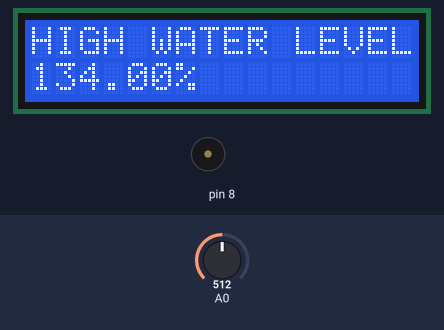
Recording of a sketch running on a simulated Arduino Uno, built with avr-gcc and run on an emulated ATmega328P. Parts: 16×2 character LCD, buzzer (waves = sounding). The test bench sets the inputs (shaded band); at power-on: A0 = 512. What the sketch prints to the serial monitor is not drawn.

Above: at 1.2 s.
1.3 s: A0 set to 236
At 3.3 s:
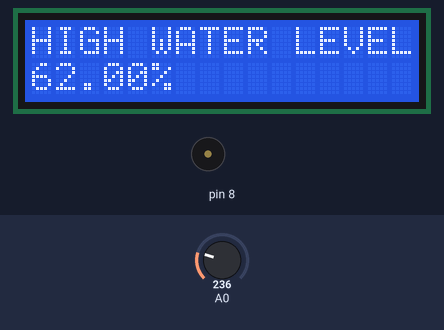
3.6 s: A0 set to 207
At 5.9 s:
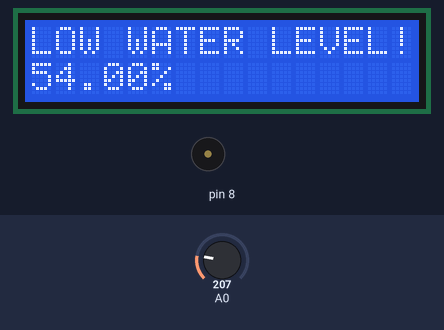
7.7 s: A0 set to 230
At 9.4 s:
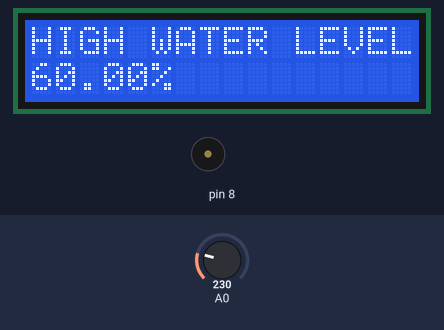
Timing chart, 0 to 10.9 s (numbered marks = the images above; inputs shaded):
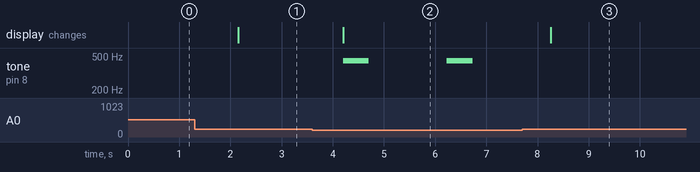

The sketch:

water_level.ino
```cpp
#include<LiquidCrystal_I2C.h>
LiquidCrystal_I2C lcd(0x27,16,2);

void setup() {
  Serial.begin(9600);
  pinMode(8,OUTPUT);
  digitalWrite(8,LOW);
   lcd.begin();
   lcd.backlight();
}

void loop() {
  unsigned int value=analogRead(A0);
  double percentage=(value*100)/380;
  Serial.println(value);
  lcd.clear();
  if(value<220){
    lcd.print("LOW WATER LEVEL!");
    lcd.setCursor(0, 1);
    lcd.print(percentage);
    lcd.print("%");
    tone(8,440);
    delay(500);
    noTone(8);
    delay(500);
    }
    else{
      lcd.clear();
      lcd.print("HIGH WATER LEVEL!");
      lcd.setCursor(0, 1);
      lcd.print(percentage);
      lcd.print("%");
    }

  delay(1000);
}
```

Measured:
- the behaviour switches between 220 and 219 on A0 (found by bisection; images 1 and 2)
- after the input at 1.3 s, the display: changes after 0.85 s (image 1)
- after the input at 3.6 s, tone on pin 8: alternates 440 Hz for 0.50 s and silent for 1.5 s, starting after 0.60 s; the display: changes after 0.60 s (image 2)
- after the input at 7.7 s, tone on pin 8: stops changing and stays silent; the display: changes after 0.56 s (image 3)
